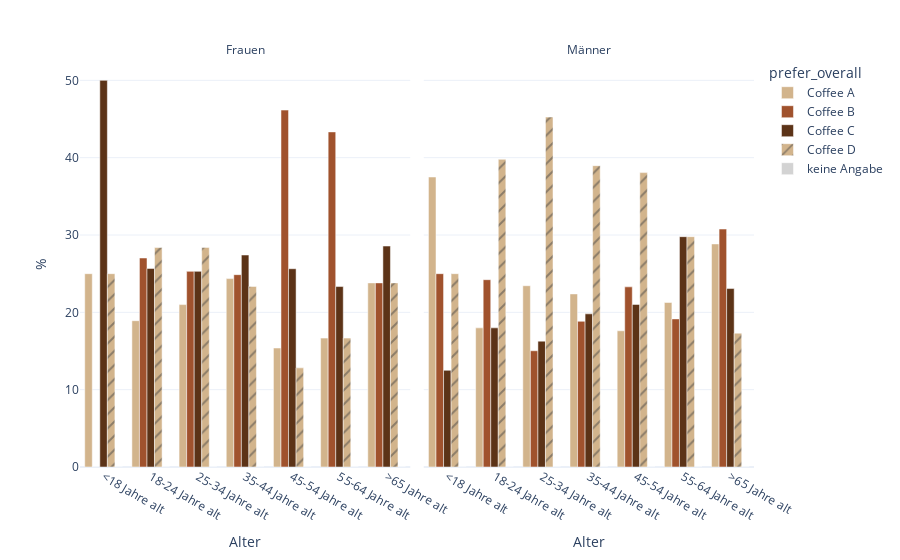

Notebook code for this chart:
### Code cell
# Plot
fig = px.bar(df_cat, y="proportion", x="age", color="prefer_overall", 
             facet_col="gender",
                 pattern_shape="prefer_overall",
                 color_discrete_map=c_map,
                 pattern_shape_map=p_map,
                 template="plotly_white",
                 barmode="group",
                 category_orders={"prefer_overall": coffee_order})
for annotation in fig.layout.annotations:
    if "gender=männlich" in annotation.text:
        annotation.text = "Männer"
    elif "gender=weiblich" in annotation.text:
        annotation.text = "Frauen"
fig.update_layout(xaxis_title="Alter", yaxis_title="%")
fig.update_xaxes(title_text="Alter", row=1, col=2)

### Figure 1 — Plotly figure (JSON) as saved in the notebook; plotly's stock layout.template omitted (floating-point values rounded to 4 significant figures)
{"data": [{"alignmentgroup": "True", "hovertemplate": "prefer_overall=Coffee A<br>gender=weiblich<br>age=%{x}<br>proportion=%{y}<extra></extra>", "legendgroup": "Coffee A", "marker": {"color": "#d2b48c", "pattern": {"shape": ""}}, "name": "Coffee A", "offsetgroup": "Coffee A", "orientation": "v", "showlegend": true, "textposition": "auto", "type": "bar", "x": ["<18 Jahre alt", "18-24 Jahre alt", "25-34 Jahre alt", "35-44 Jahre alt", "45-54 Jahre alt", "55-64 Jahre alt", ">65 Jahre alt"], "xaxis": "x", "y": [25.0, 18.92, 21.0, 24.37, 15.38, 16.67, 23.81], "yaxis": "y"}, {"alignmentgroup": "True", "hovertemplate": "prefer_overall=Coffee A<br>gender=männlich<br>age=%{x}<br>proportion=%{y}<extra></extra>", "legendgroup": "Coffee A", "marker": {"color": "#d2b48c", "pattern": {"shape": ""}}, "name": "Coffee A", "offsetgroup": "Coffee A", "orientation": "v", "showlegend": false, "textposition": "auto", "type": "bar", "x": ["<18 Jahre alt", "18-24 Jahre alt", "25-34 Jahre alt", "35-44 Jahre alt", "45-54 Jahre alt", "55-64 Jahre alt", ">65 Jahre alt"], "xaxis": "x2", "y": [37.5, 17.99, 23.44, 22.38, 17.61, 21.28, 28.85], "yaxis": "y2"}, {"alignmentgroup": "True", "hovertemplate": "prefer_overall=Coffee B<br>gender=weiblich<br>age=%{x}<br>proportion=%{y}<extra></extra>", "legendgroup": "Coffee B", "marker": {"color": "#a0522d", "pattern": {"shape": ""}}, "name": "Coffee B", "offsetgroup": "Coffee B", "orientation": "v", "showlegend": true, "textposition": "auto", "type": "bar", "x": ["<18 Jahre alt", "18-24 Jahre alt", "25-34 Jahre alt", "35-44 Jahre alt", "45-54 Jahre alt", "55-64 Jahre alt", ">65 Jahre alt"], "xaxis": "x", "y": [0.0, 27.03, 25.3, 24.87, 46.15, 43.33, 23.81], "yaxis": "y"}, {"alignmentgroup": "True", "hovertemplate": "prefer_overall=Coffee B<br>gender=männlich<br>age=%{x}<br>proportion=%{y}<extra></extra>", "legendgroup": "Coffee B", "marker": {"color": "#a0522d", "pattern": {"shape": ""}}, "name": "Coffee B", "offsetgroup": "Coffee B", "orientation": "v", "showlegend": false, "textposition": "auto", "type": "bar", "x": ["<18 Jahre alt", "18-24 Jahre alt", "25-34 Jahre alt", "35-44 Jahre alt", "45-54 Jahre alt", "55-64 Jahre alt", ">65 Jahre alt"], "xaxis": "x2", "y": [25.0, 24.22, 15.03, 18.84, 23.3, 19.15, 30.77], "yaxis": "y2"}, {"alignmentgroup": "True", "hovertemplate": "prefer_overall=Coffee C<br>gender=weiblich<br>age=%{x}<br>proportion=%{y}<extra></extra>", "legendgroup": "Coffee C", "marker": {"color": "#5c3317", "pattern": {"shape": ""}}, "name": "Coffee C", "offsetgroup": "Coffee C", "orientation": "v", "showlegend": true, "textposition": "auto", "type": "bar", "x": ["<18 Jahre alt", "18-24 Jahre alt", "25-34 Jahre alt", "35-44 Jahre alt", "45-54 Jahre alt", "55-64 Jahre alt", ">65 Jahre alt"], "xaxis": "x", "y": [50.0, 25.68, 25.3, 27.41, 25.64, 23.33, 28.57], "yaxis": "y"}, {"alignmentgroup": "True", "hovertemplate": "prefer_overall=Coffee C<br>gender=männlich<br>age=%{x}<br>proportion=%{y}<extra></extra>", "legendgroup": "Coffee C", "marker": {"color": "#5c3317", "pattern": {"shape": ""}}, "name": "Coffee C", "offsetgroup": "Coffee C", "orientation": "v", "showlegend": false, "textposition": "auto", "type": "bar", "x": ["<18 Jahre alt", "18-24 Jahre alt", "25-34 Jahre alt", "35-44 Jahre alt", "45-54 Jahre alt", "55-64 Jahre alt", ">65 Jahre alt"], "xaxis": "x2", "y": [12.5, 17.99, 16.28, 19.81, 21.02, 29.79, 23.08], "yaxis": "y2"}, {"alignmentgroup": "True", "hovertemplate": "prefer_overall=Coffee D<br>gender=weiblich<br>age=%{x}<br>proportion=%{y}<extra></extra>", "legendgroup": "Coffee D", "marker": {"color": "#d2b48c", "pattern": {"shape": "/"}}, "name": "Coffee D", "offsetgroup": "Coffee D", "orientation": "v", "showlegend": true, "textposition": "auto", "type": "bar", "x": ["<18 Jahre alt", "18-24 Jahre alt", "25-34 Jahre alt", "35-44 Jahre alt", "45-54 Jahre alt", "55-64 Jahre alt", ">65 Jahre alt"], "xaxis": "x", "y": [25.0, 28.38, 28.4, 23.35, 12.82, 16.67, 23.81], "yaxis": "y"}, {"alignmentgroup": "True", "hovertemplate": "prefer_overall=Coffee D<br>gender=männlich<br>age=%{x}<br>proportion=%{y}<extra></extra>", "legendgroup": "Coffee D", "marker": {"color": "#d2b48c", "pattern": {"shape": "/"}}, "name": "Coffee D", "offsetgroup": "Coffee D", "orientation": "v", "showlegend": false, "textposition": "auto", "type": "bar", "x": ["<18 Jahre alt", "18-24 Jahre alt", "25-34 Jahre alt", "35-44 Jahre alt", "45-54 Jahre alt", "55-64 Jahre alt", ">65 Jahre alt"], "xaxis": "x2", "y": [25.0, 39.79, 45.25, 38.97, 38.07, 29.79, 17.31], "yaxis": "y2"}, {"alignmentgroup": "True", "hovertemplate": "prefer_overall=keine Angabe<br>gender=weiblich<br>age=%{x}<br>proportion=%{y}<extra></extra>", "legendgroup": "keine Angabe", "marker": {"color": "#d3d3d3", "pattern": {"shape": ""}}, "name": "keine Angabe", "offsetgroup": "keine Angabe", "orientation": "v", "showlegend": true, "textposition": "auto", "type": "bar", "x": ["<18 Jahre alt", "18-24 Jahre alt", "25-34 Jahre alt", "35-44 Jahre alt", "45-54 Jahre alt", "55-64 Jahre alt", ">65 Jahre alt"], "xaxis": "x", "y": [0.0, 0.0, 0.0, 0.0, 0.0, 0.0, 0.0], "yaxis": "y"}, {"alignmentgroup": "True", "hovertemplate": "prefer_overall=keine Angabe<br>gender=männlich<br>age=%{x}<br>proportion=%{y}<extra></extra>", "legendgroup": "keine Angabe", "marker": {"color": "#d3d3d3", "pattern": {"shape": ""}}, "name": "keine Angabe", "offsetgroup": "keine Angabe", "orientation": "v", "showlegend": false, "textposition": "auto", "type": "bar", "x": ["<18 Jahre alt", "18-24 Jahre alt", "25-34 Jahre alt", "35-44 Jahre alt", "45-54 Jahre alt", "55-64 Jahre alt", ">65 Jahre alt"], "xaxis": "x2", "y": [0.0, 0.0, 0.0, 0.0, 0.0, 0.0, 0.0], "yaxis": "y2"}], "layout": {"annotations": [{"font": {}, "showarrow": false, "text": "Frauen", "x": 0.245, "xanchor": "center", "xref": "paper", "y": 1, "yanchor": "bottom", "yref": "paper"}, {"font": {}, "showarrow": false, "text": "Männer", "x": 0.755, "xanchor": "center", "xref": "paper", "y": 1, "yanchor": "bottom", "yref": "paper"}], "barmode": "group", "legend": {"title": {"text": "prefer_overall"}, "tracegroupgap": 0}, "margin": {"t": 60}, "xaxis": {"anchor": "y", "domain": [0, 0.49], "title": {"text": "Alter"}}, "xaxis2": {"anchor": "y2", "domain": [0.51, 1], "matches": "x", "title": {"text": "Alter"}}, "yaxis": {"anchor": "x", "domain": [0, 1], "title": {"text": "%"}}, "yaxis2": {"anchor": "x2", "domain": [0, 1], "matches": "y", "showticklabels": false}}}
